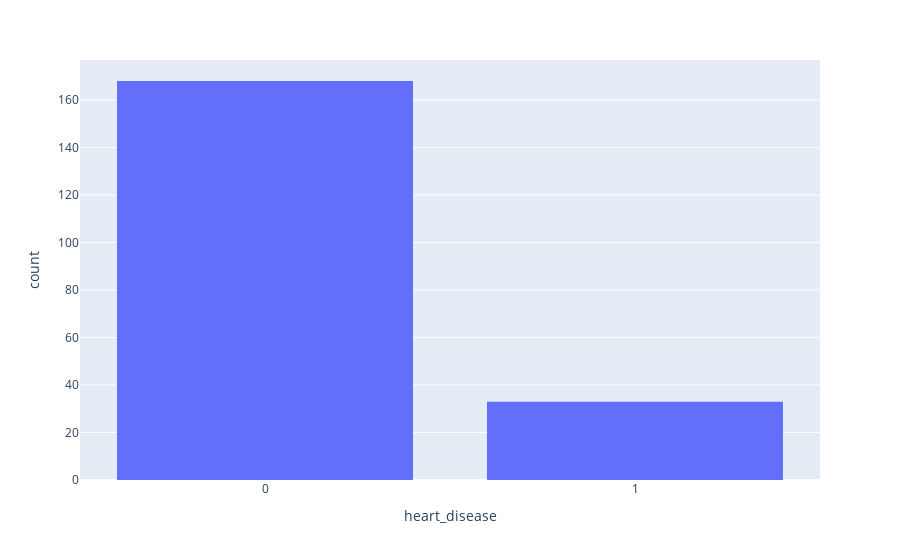

The code cell stored with this chart in its notebook:
### Code cell
missing_data['heart_disease'] = missing_data['heart_disease'].astype(str)
fig = px.histogram(missing_data, x="heart_disease")
fig.show()

### Figure 1 — Plotly figure (JSON) as saved in the notebook; plotly's stock layout.template omitted (floating-point values rounded to 4 significant figures; data arrays with more than 128 entries replaced by an {"elided": "..."} marker saying what was removed)
{"data": [{"alignmentgroup": "True", "bingroup": "x", "hovertemplate": "heart_disease=%{x}<br>count=%{y}<extra></extra>", "legendgroup": "", "marker": {"color": "#636efa", "pattern": {"shape": ""}}, "name": "", "offsetgroup": "", "orientation": "v", "showlegend": false, "type": "histogram", "x": {"elided": "201 str values"}, "xaxis": "x", "yaxis": "y"}], "layout": {"barmode": "relative", "legend": {"tracegroupgap": 0}, "margin": {"t": 60}, "xaxis": {"anchor": "y", "domain": [0, 1], "title": {"text": "heart_disease"}}, "yaxis": {"anchor": "x", "domain": [0, 1], "title": {"text": "count"}}}}
